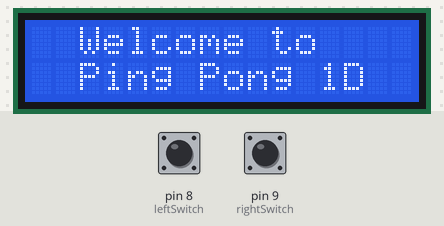
A sketch run on a simulated Arduino Uno, built with avr-gcc and run on an emulated ATmega328P. Shown: 16×2 character LCD. The inputs (shaded band) are chosen by the test bench; at power-on: pin 8 (leftSwitch) LOW, pin 9 (rightSwitch) LOW.

Above: at 1.2 s.
1.3 s: pin 8 (leftSwitch) pulled HIGH for 3.2 s
At 3.19 s:
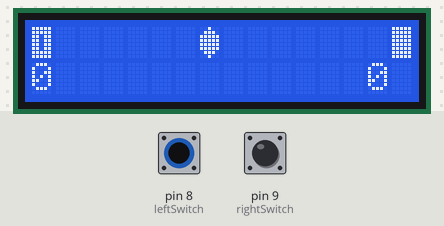
5.1 s: pin 9 (rightSwitch) pulled HIGH for 1 s
At 5.45 s:
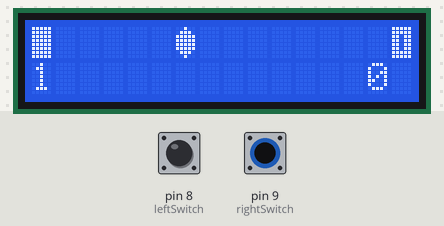
6.7 s: pin 8 (leftSwitch) pulled HIGH for 0.15 s
At 7.21 s:
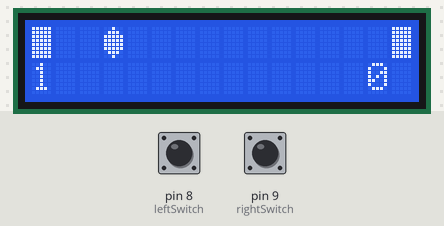
7.4 s: pin 9 (rightSwitch) pulled HIGH for 1 s
At 7.71 s:
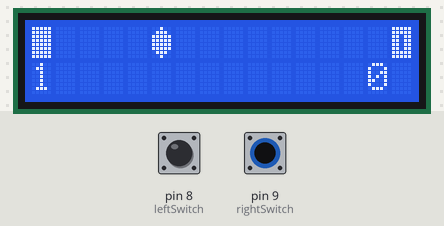
9.0 s: pin 8 (leftSwitch) driven HIGH and pin 9 (rightSwitch) driven HIGH
At 9.22 s:
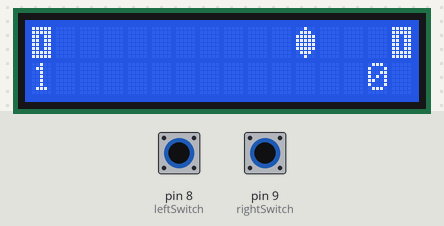
11.3 s: pin 8 (leftSwitch) driven LOW
At 11.48 s:
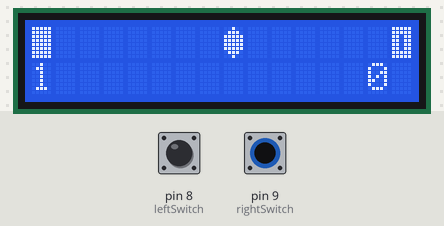
Timing chart, 0 to 14.3 s (numbered marks = the images above; inputs shaded):
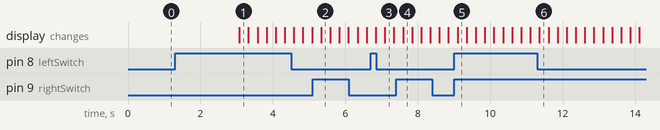

The sketch:

1-pingPong1D.ino
```cpp
#include <LiquidCrystal.h>

// initialize the library with the numbers of the interface pins
LiquidCrystal lcd(12, 11, 5, 4, 3, 2);


byte ballChars[8] = {
  B00100,
  B01110,
  B11111,
  B11111,
  B11111,
  B11111,
  B01110,
  B00100,
};

byte racketChar[8] = {
  B11111,
  B11111,
  B11011,
  B11011,
  B11011,
  B11011,
  B11111,
  B11111,
};


byte racketCharClicked[8] = {
  B11111,
  B11111,
  B11111,
  B11111,
  B11111,
  B11111,
  B11111,
  B11111,
};

int leftSwitch = 8;
int rightSwitch = 9;

const int BALL_NUM = 0;
const int RACKET_NUM = 1;
int RACKET_CLICKED_NUM = 2;

int indexBall = 6;
int direction = 1;

int player1Score = 0;
int player2Score = 0;

unsigned long previousTime = 0;
int interval = 250;

int gameState = 0; // 0 -> game start, 1 => game play, 2 => game over

void setup()
{
  Serial.begin(9600);
  lcd.begin(16, 2); // set up number of columns and rows

  // init special characters
  lcd.createChar(BALL_NUM, ballChars);
  lcd.createChar(RACKET_NUM, racketChar);
  lcd.createChar(RACKET_CLICKED_NUM, racketCharClicked);

  // connect the buttons
  pinMode(leftSwitch, INPUT);
  pinMode(rightSwitch, INPUT);
}


void loop() {
  switch(gameState) {
    case 0:
      gameStartLoop();
    break;
    case 1:
      gamePlayLoop();
    break;
    case 2:
      gameOverLoop();
    break;
  }
}

void renderRacket(int switchState) {
  if(switchState == 1)
    {
      lcd.write(byte(RACKET_NUM));
    }
    else
    {
      lcd.write(byte(RACKET_CLICKED_NUM));
    }
}

void computeBallPosition() {

}

void gamePlayLoop() {
  unsigned long currentTime = millis();
  int leftState = digitalRead(leftSwitch);
  int rightState = digitalRead(rightSwitch);

  if(currentTime - previousTime > interval  ) {
    previousTime = currentTime;

    if(leftState == 1 && indexBall == 1)
    {
      direction = 1;
    }

    else if(rightState == 1 && indexBall == 14 )
    {
      direction = -1;
    }

    indexBall = indexBall + direction ;
    if(indexBall > 14 || indexBall < 1)
    {
      if(indexBall > 14)
      {
        player1Score = player1Score + 1;
      }
      else if(indexBall < 1)
      {
        player2Score = player2Score + 1;
      }
      indexBall = 7;
      direction = -1 * direction;
    }

    // render ball and rackets
    lcd.clear();
    lcd.setCursor(indexBall, 0);
    lcd.write(byte(BALL_NUM));

    lcd.setCursor(0, 0);
    renderRacket(leftState);

    lcd.setCursor(15, 0);
    renderRacket(rightState);

    //render scores
    lcd.setCursor(0, 1);
    lcd.print(player1Score);
    lcd.setCursor(14,1);
    lcd.print(player2Score);
  }

  if(player1Score == 10 || player2Score == 10 ) {
    gameState = 2;
  }
}

void gameOverLoop() {
  lcd.clear();
  lcd.setCursor(0, 0);
  lcd.print("Game over !");
  lcd.setCursor(0,1);
  if(player1Score > player2Score) {
    lcd.print("Player 1 wins");
  } else {
    lcd.print("Player 2 wins");
  }

  delay(3000);
  gameState = 0;
}

void gameStartLoop() {
  lcd.clear();
  lcd.setCursor(2, 0);
  lcd.print("Welcome to ");
  lcd.setCursor(2,1);
  lcd.print("Ping Pong 1D");

  delay(3000);

  player1Score = player2Score = 0;
  gameState = 1;
}
```

Measured:
- after the input at 1.3 s, the display: changes after 1.8 s (image 1)
- after the input at 5.1 s, the display: changes after 0.23 s (image 2)
- after the input at 6.7 s, the display: first changes after 0.14 s (image 3 shows a later state)
- after the input at 7.4 s, the display: changes after 0.19 s (image 4)
- after the input at 9.0 s, the display: changes after 0.10 s (image 5)
- after the input at 11.3 s, the display: changes after 0.06 s (image 6)
